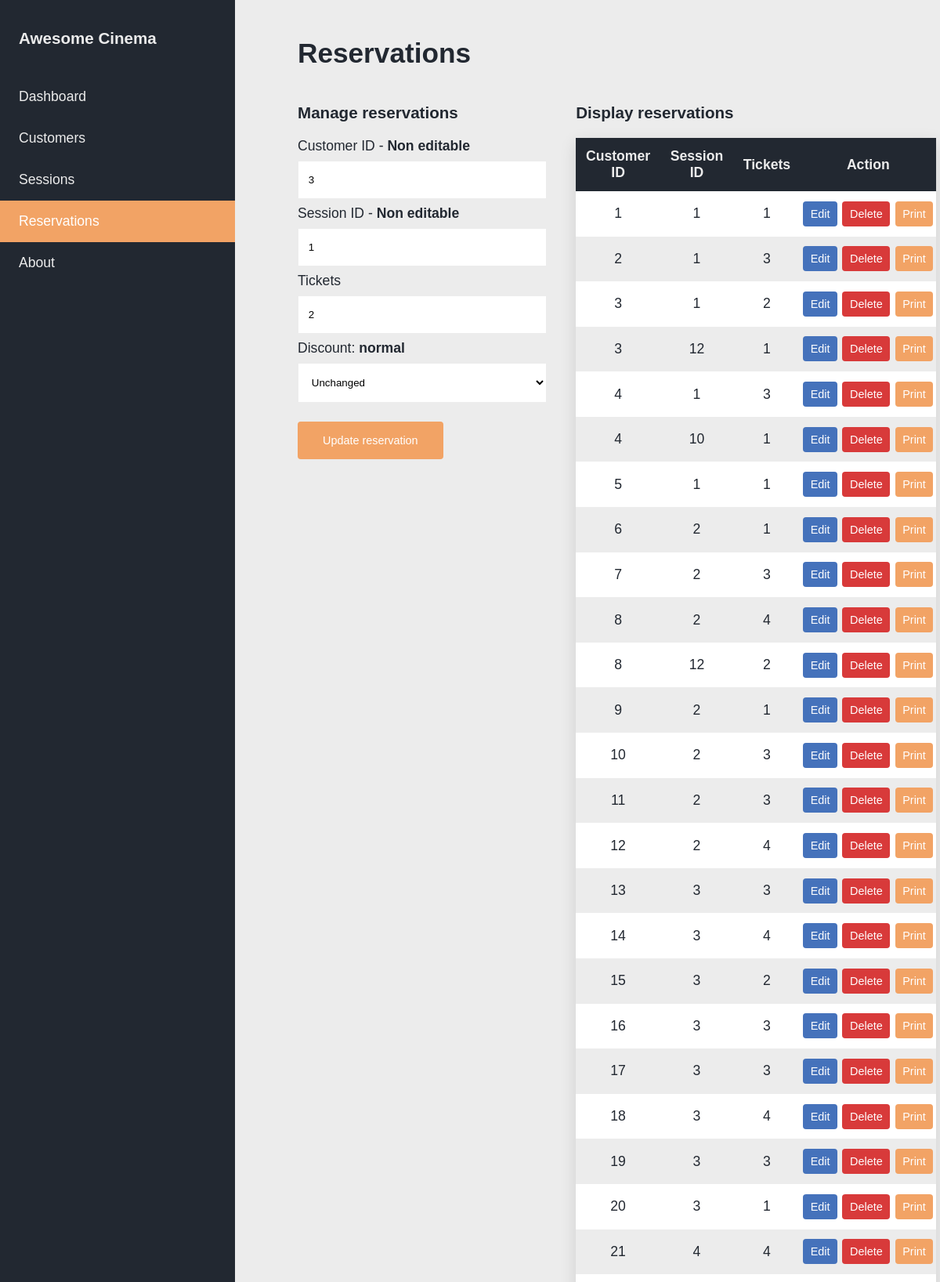
/reservations.php?edit_c=3&edit_s=1 (upper part), run on the app's committed database.
### tables this page shows
CREATE TABLE reserves(
   
  customer_id INT,
  session_id INT,

   
  tickets INT NOT NULL,

   
  PRIMARY KEY (customer_id, session_id)
);

CREATE TABLE ticket(
   
  ticket_id INT NOT NULL AUTO_INCREMENT,
  value DECIMAL(4,2) NOT NULL,
  discount VARCHAR(10) DEFAULT 'normal',

   
  session_id INT,
  customer_id INT,

   
  PRIMARY KEY (ticket_id)
);

### proc/reservations.php (called while the page is built, shortened)
<?php
require("/srv/http/awesome_cinema/config/database.php");
if (isset($_GET["edit_c"]) && isset($_GET["edit_s"])) {
    $customer_id = $_GET['edit_c'];
    $session_id = $_GET['edit_s'];
    $update = true;
    $query = "SELECT ticket_id, discount FROM ticket WHERE session_id=$session_id AND customer_id=$customer_id";
    $discount = $conn->query($query);
    $row = $discount->fetch_array();
    $discount = $row['discount'];
    $query = "SELECT * FROM reserves WHERE customer_id=$customer_id AND session_id=$session_id";
    $result = $conn->query($query);
    if ($result) {
        if (count($result) == 1) {
            $row = $result->fetch_array();
            $customer_id = $row['customer_id'];
            $session_id = $row['session_id'];
            $tickets = $row['tickets'];
        }
    } else {
        die($conn->error);
    }
}
$r_arr = $conn->query("SELECT * FROM reserves");

### reservations.php (the view, shortened to what this page needs)
<?php
    require("/srv/http/awesome_cinema/proc/reservations.php");
?>
<!DOCTYPE html>
<html lang="en">
<head>
    <link rel="stylesheet" href="style.css">
</head>
<body>
    <header>
        <ul class="navbar">
            <li class="navbar__item"><h3>Awesome Cinema</h3></li>
            <li><a class="navbar__item" href="index.php">Dashboard</a></li>
            <li><a class="navbar__item" href="customers.php">Customers</a></li>
            <li><a class="navbar__item" href="sessions.php">Sessions</a></li>
            <li><a class="navbar__item navbar__item--active" href="reservations.php">Reservations</a></li>
            <li><a class="navbar__item" href="about.html">About</a></li>
        </ul>
    </header>
    <main>
        <div class="wrapper">
            <h1>Reservations</h1>
            <div style="float:left;width:43%;">
                <h3>Manage reservations</h3>
                <form action="proc/reservations.php" method="POST">
                    <?php
                    if ($update == true) {
                        echo '<label for="customer_id">Customer ID - <b>Non editable</b></label>
                        <input type="number" name="customer_id" min="1" value="'.$customer_id.'" readonly required>
                        <label for="session_id">Session ID - <b>Non editable</b></label>
                        <input type="number" name="session_id" min="1" value="'.$session_id.'" readonly required>';
                    }
                    ?>
                    <label for="tickets">Tickets</label>
                    <input type="number" name="tickets" min="1" max="5" value="<?php echo $tickets; ?>" required>
                    <?php
                    if ($update == true) {
                        echo "<label>Discount: <b>".$discount."</b></label>";
                        echo '<select id="discount" name="discount">
                                <option value="'.$discount.'">Unchanged</option>
                                <option value="normal">Normal</option>
                                <option value="student">Student</option>
                                <option value="kid">Kid</option>
                                <option value="unemployed">Unemployed</option>
                            </select>';
                        echo '<button type="submit" name="update" class="btn">Update reservation</button>';
                    }
                    ?>
                </form>
            </div>
            <div style="float:right;width:52%;">
                <h3>Display reservations</h3>
                <table>
                    <tr>
                        <th>Customer ID</th>
                        <th>Session ID</th>
                        <th>Tickets</th>
                        <th>Action</th>
                    </tr>
                <?php
                    foreach($r_arr as $item) {
                        echo "<tr>";
                        echo "<td>".$item["customer_id"]."</td>
                            <td>".$item["session_id"]."</td>
                            <td>".$item["tickets"]."</td>
                            <td style=\"display: flex;flexdirection:row;\">
                                <a class=\"btn btn__table btn--edit\"
                                href=\"reservations.php?edit_c=".$item["customer_id"]."&edit_s=".$item["session_id"]."\">Edit</a>
                                <a class=\"btn btn__table btn--delete\"
                                href=\"reservations.php?delete_c=".$item["customer_id"]."&delete_s=".$item["session_id"]."\">Delete</a>
                                <a class=\"btn btn__table\"
                                href=\"tickets.php?print_c=".$item["customer_id"]."&print_s=".$item["session_id"]."\">Print</a>
                            </td>";
                        echo "</tr>";
                    }
                    echo "</table>";
                ?>
            </div>
        </div>
    </main>
</body>
</html>

### style.css (style rules this page uses)
:root { --clr-dark: #222831; --clr-medium: #30475e; --clr-accent: #f2a365; --clr-light: #ececec; --clr-green: #4CAF50; --clr-red: #d83a3a; --clr-yellow: #ffdaaf; --clr-blue: #4572bb; --clr-grey: #ccc; --clr-black: black; --clr-white: white; --clr-accent-hover: #fdc295; --clr-blue-hover: #66a7e7; --clr-red-hover: #f34646; --fw-regular: 400; --fw-medium: 500; --fw-semibold: 600; --fw-bold: 700; }
*, *::before, *::after { box-sizing: border-box; margin: 0; padding: 0; }
body { scroll-behavior: smooth; padding: 0; margin: 0; background-color: var(--clr-light); font-family: "Quicksand", sans-serif; font-size: 1.1rem; color: var(--clr-dark); }
h1 { display: block; font-size: 2em; margin-top: 0.67em; margin-bottom: 0.67em; margin-left: 0; margin-right: 0; font-weight: bold; }
h3 { display: block; font-size: 1.17em; margin-top: 1em; margin-bottom: 1em; margin-left: 0; margin-right: 0; font-weight: bold; }
.wrapper { margin-left: 25%; padding: 1.5rem 5rem; }
.navbar { list-style-type: none; margin: 0; padding: 0; width: 25%; background-color: var(--clr-dark); position: fixed; height: 100%; overflow: auto; }
.navbar__item { display: block; color: var(--clr-light); padding: 1rem 1.5rem; text-decoration: none; }
.navbar__item--active { background-color: var(--clr-accent); color: var(--clr-white); }
.btn { background-color: var(--clr-accent); color: white; padding: 1rem 2rem; margin: 1rem 0; border: none; border-radius: 4px; cursor: pointer; text-decoration: none; font-size: 0.9rem; }
.btn__table { margin: 0 0.2rem; padding: 0.5rem 0.6rem; }
.btn--edit { background-color: var(--clr-blue); }
.btn--delete { background-color: var(--clr-red); }
select { background-color: var(--clr-white); width: 100%; padding: 1rem 0.8rem; margin: 8px 0; display: inline-block; border: 1px solid var(--clr-light); }
input { border: 1px solid var(--clr-light); width: 100%; padding: 1rem 0.8rem; margin: 8px 0; }
table { width: 100%; margin-bottom: 2rem; box-shadow: 0 6px 20px rgba(0,0,0,0.12); }
table, th, td { border-collapse: collapse; }
tr:nth-child(even) { background-color: var(--clr-white); }
tr:nth-child(odd) { background-color: var(--clr-light); }
th, td { padding: .8rem; text-align: center; }
.table--customers th, td { padding: .8rem 0rem .8rem; text-align: center; }
th { background-color: var(--clr-dark); color: var(--clr-light); }

### data on the page
reserves: customer_id "3", session_id "1", tickets "2", customer "3", session "1"
ticket: discount "normal"
reserves: customer "1", session "1", tickets "1"
reserves: customer "2", session "1", tickets "3"
reserves: customer "3", session "12", tickets "1"
reserves: customer "4", session "1", tickets "3"
reserves: customer "4", session "10", tickets "1"
reserves: customer "5", session "1", tickets "1"
reserves: customer "6", session "2", tickets "1"
reserves: customer "7", session "2", tickets "3"
reserves: customer "8", session "2", tickets "4"
reserves: customer "8", session "12", tickets "2"
reserves: customer "9", session "2", tickets "1"
reserves: customer "10", session "2", tickets "3"
reserves: customer "11", session "2", tickets "3"
reserves: customer "12", session "2", tickets "4"
reserves: customer "13", session "3", tickets "3"
reserves: customer "14", session "3", tickets "4"
reserves: customer "15", session "3", tickets "2"
reserves: customer "16", session "3", tickets "3"
reserves: customer "17", session "3", tickets "3"
reserves: customer "18", session "3", tickets "4"
reserves: customer "19", session "3", tickets "3"
reserves: customer "20", session "3", tickets "1"
reserves: customer "21", session "4", tickets "4"
